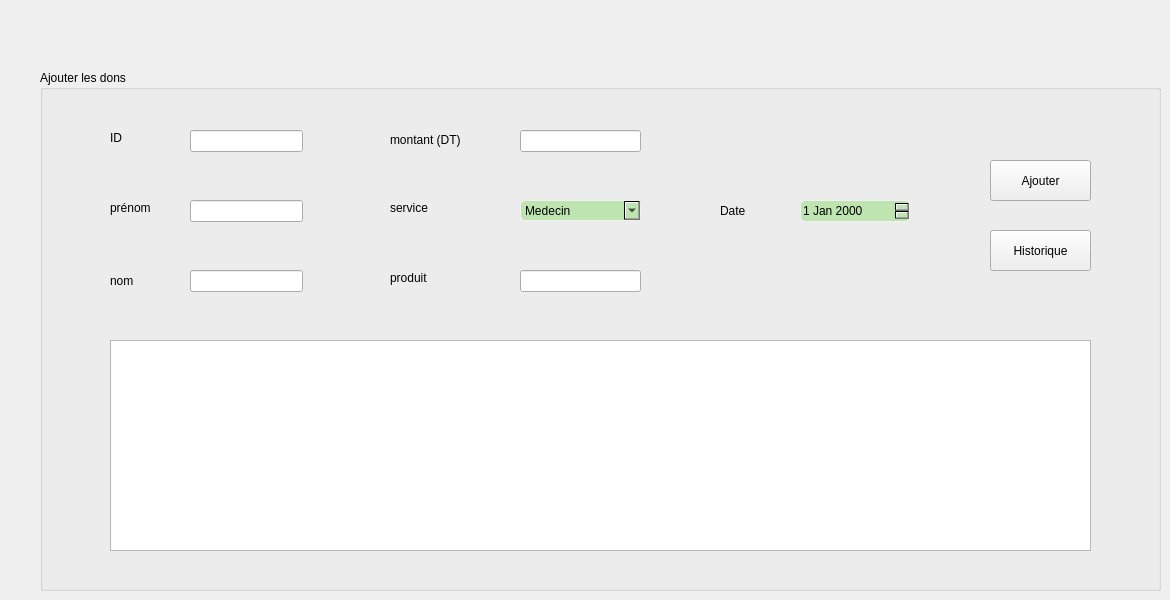
      <widget class="QWidget" name="page_9">
       <widget class="QGroupBox" name="groupBox_2">
        <property name="geometry">
         <rect>
          <x>40</x>
          <y>70</y>
          <width>1121</width>
          <height>521</height>
         </rect>
        </property>
        <property name="title">
         <string>Ajouter les dons</string>
        </property>
        <widget class="QLabel" name="label_2">
         <property name="geometry">
          <rect>
           <x>70</x>
           <y>130</y>
           <width>56</width>
           <height>16</height>
          </rect>
         </property>
         <property name="text">
          <string>prénom</string>
         </property>
        </widget>
        <widget class="QLabel" name="label_4">
         <property name="geometry">
          <rect>
           <x>70</x>
           <y>200</y>
           <width>56</width>
           <height>21</height>
          </rect>
         </property>
         <property name="text">
          <string>nom</string>
         </property>
        </widget>
        <widget class="QLabel" name="label_5">
         <property name="geometry">
          <rect>
           <x>350</x>
           <y>130</y>
           <width>56</width>
           <height>16</height>
          </rect>
         </property>
         <property name="text">
          <string>service</string>
         </property>
        </widget>
        <widget class="QLabel" name="label_7">
         <property name="geometry">
          <rect>
           <x>350</x>
           <y>60</y>
           <width>81</width>
           <height>20</height>
          </rect>
         </property>
         <property name="text">
          <string>montant (DT)</string>
         </property>
        </widget>
        <widget class="QLabel" name="label_8">
         <property name="geometry">
          <rect>
           <x>350</x>
           <y>200</y>
           <width>56</width>
           <height>16</height>
          </rect>
         </property>
         <property name="text">
          <string>produit</string>
         </property>
        </widget>
        <widget class="QLabel" name="label_11">
         <property name="geometry">
          <rect>
           <x>70</x>
           <y>60</y>
           <width>56</width>
           <height>16</height>
          </rect>
         </property>
         <property name="text">
          <string>ID</string>
         </property>
        </widget>
        <widget class="QLineEdit" name="le_prenom">
         <property name="geometry">
          <rect>
           <x>150</x>
           <y>130</y>
           <width>113</width>
           <height>22</height>
          </rect>
         </property>
        </widget>
        <widget class="QLineEdit" name="le_nom">
         <property name="geometry">
          <rect>
           <x>150</x>
           <y>200</y>
           <width>113</width>
           <height>22</height>
          </rect>
         </property>
        </widget>
        <widget class="QLineEdit" name="le_montant">
         <property name="geometry">
          <rect>
           <x>480</x>
           <y>60</y>
           <width>121</width>
           <height>22</height>
          </rect>
         </property>
        </widget>
        <widget class="QLineEdit" name="le_produit">
         <property name="geometry">
          <rect>
           <x>480</x>
           <y>200</y>
           <width>121</width>
           <height>22</height>
          </rect>
         </property>
        </widget>
        <widget class="QLineEdit" name="le_cin">
         <property name="geometry">
          <rect>
           <x>150</x>
           <y>60</y>
           <width>113</width>
           <height>22</height>
          </rect>
         </property>
        </widget>
        <widget class="QPushButton" name="pb_ajouter">
         <property name="geometry">
          <rect>
           <x>950</x>
           <y>90</y>
           <width>101</width>
           <height>41</height>
          </rect>
         </property>
         <property name="text">
          <string>Ajouter</string>
         </property>
        </widget>
        <widget class="QPushButton" name="pushButton_10">
         <property name="geometry">
          <rect>
           <x>950</x>
           <y>160</y>
           <width>101</width>
           <height>41</height>
          </rect>
         </property>
         <property name="text">
          <string>Historique</string>
         </property>
        </widget>
        <widget class="QComboBox" name="combo">
         <property name="geometry">
          <rect>
           <x>480</x>
           <y>130</y>
           <width>121</width>
           <height>21</height>
          </rect>
         </property>
         <property name="styleSheet">
          <string notr="true"> background-color: QLinearGradient( x1: 0, y1: 0, x2: 0, y2: 1, stop: 0 #BEE5B0, stop: 0 #BEE5B0, stop: 1 #BEE5B0);
    border-style: solid;
    border: 1px solid #f1f1f1;
    border-radius: 5;</string>
         </property>
         <item>
          <property name="text">
           <string>Medecin </string>
          </property>
         </item>
         <item>
          <property name="text">
           <string>Enseignant</string>
          </property>
         </item>
         <item>
          <property name="text">
           <string>Benevole</string>
          </property>
         </item>
        </widget>
        <widget class="QTextBrowser" name="textBrowser_2">
         <property name="geometry">
          <rect>
           <x>70</x>
           <y>270</y>
           <width>981</width>
           <height>211</height>
          </rect>
         </property>
        </widget>
        <widget class="QLabel" name="label_21">
         <property name="geometry">
          <rect>
           <x>680</x>
           <y>130</y>
           <width>56</width>
           <height>21</height>
          </rect>
         </property>
         <property name="text">
          <string>Date</string>
         </property>
        </widget>
        <widget class="QDateEdit" name="le_date">
         <property name="geometry">
          <rect>
           <x>760</x>
           <y>130</y>
           <width>110</width>
           <height>22</height>
          </rect>
         </property>
         <property name="styleSheet">
          <string notr="true"> background-color: QLinearGradient( x1: 0, y1: 0, x2: 0, y2: 1, stop: 0 #BEE5B0, stop: 0 #BEE5B0, stop: 1 #BEE5B0);
    border-style: solid;
    border: 1px solid #f1f1f1;
    border-radius: 5;</string>
         </property>
        </widget>
       </widget>
      </widget>
